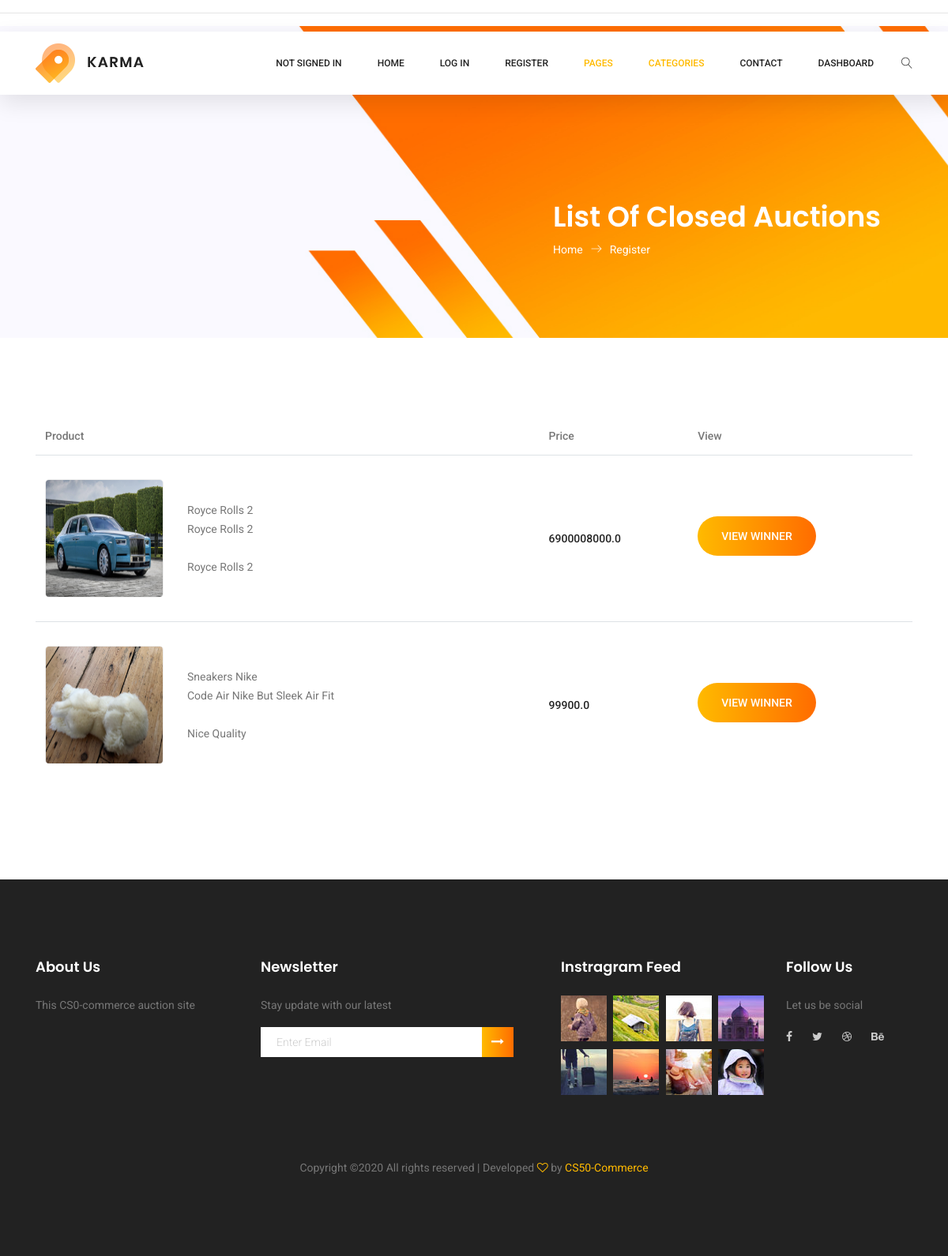
The page /closedbidlisting on the database its author committed.
### auctions/models.py (models this page shows, shortened)
class Auction(models.Model):
    item_name = models.CharField(max_length=128)
    item_title = models.CharField(max_length=128)
    item_bid_price = models.FloatField(max_length=128)
    item_bid_initial = models.FloatField(max_length=128,null=True)
    item_description = models.CharField(max_length=256)
    item_category = models.CharField(max_length=128)
    item_image_url = models.FileField(upload_to='images/', null=True, verbose_name="")
    date_created = models.DateField(null=False, blank=False, auto_now=True)
    is_deleted = models.BooleanField(default=False)
    is_sold = models.BooleanField(default=False)
    user = models.ForeignKey(User, on_delete=models.CASCADE, blank=True,related_name="user")

### auctions/views.py (the view)
# urls.py: path("closedbidlisting", views.closedbidlisting, name="closedbidlisting"),
def closedbidlisting(request):
    closedbids = Auction.objects.filter(is_sold=True)
    return render(request, "auctions/closedbidlisting.html",{
          "closedbids": closedbids
 })

### auctions/templates/auctions/closedbidlisting.html
{% extends "auctions/layout.html" %}
{% block body %}
<section class="banner-area organic-breadcrumb">
    <div class="container">
        <div class="breadcrumb-banner d-flex flex-wrap align-items-center justify-content-end">
            <div class="col-first">
                <h1>List Of Closed Auctions</h1>
                <nav class="d-flex align-items-center">
                    <a href="index.html">Home<span class="lnr lnr-arrow-right"></span></a>
                    <a href="category.html">Register</a>
                </nav>
            </div>
        </div>
    </div>
</section>
<section class="cart_area">
    <div class="container">
        <div class="cart_inner">
            <div class="table-responsive">
                <table class="table">
                    <thead>
                        <tr>
                            <th scope="col">Product</th>
                            <th scope="col">Price</th>
                            <th scope="col">View</th>
                        </tr>
                    </thead>
                    <tbody>
                        {% for closedbid in closedbids %}
                        <tr>
                            <td>
                                <div class="media">
                                    <div class="d-flex">
                                        {% if not closedbid.item_image_url %}
                                        <img width="150" height="150" style="border-radius:5px;" src="static/img/noimage.png" alt="NO-IMAGE-AVAILABLE">
                                        {% else %}
                                        <img width="150" height="150" style="border-radius:5px;" src="{{MEDIA_URL }}{{closedbid.item_image_url}}" alt="">
                                        {% endif %}
                                    </div>
                                    <div class="media-body">
                                        <p>{{closedbid.item_name}}</p>
                                        <p>{{closedbid.item_title}}</p> </br>
                                        <p>{{closedbid.item_description}}</p>
                                    </div>
                                </div>
                            </td>
                            <td>
                                <h5>{{closedbid.item_bid_price}}</h5>
                            </td>
                            <td>
                                <a class="primary-btn" href="{% url 'viewwinner' closedbid.id closedbid.item_bid_price %}">View Winner</a>
                            </td>
                        </tr>
                        {% empty %}
                        <li>No Records!!!!.</li>
                        {% endfor %}
                    </tbody>
                </table>
            </div>
        </div>
    </div>
</section>
{% endblock %}

### rows shown on the page
Auction: item_image_url (picture), item_name "Royce Rolls 2", item_title "Royce Rolls 2", item_description "Royce Rolls 2", item_bid_price "6900008000.0"
Auction: item_image_url (picture), item_name "Sneakers Nike", item_title "Code Air Nike But Sleek Air Fit", item_description "Nice Quality", item_bid_price "99900.0"
